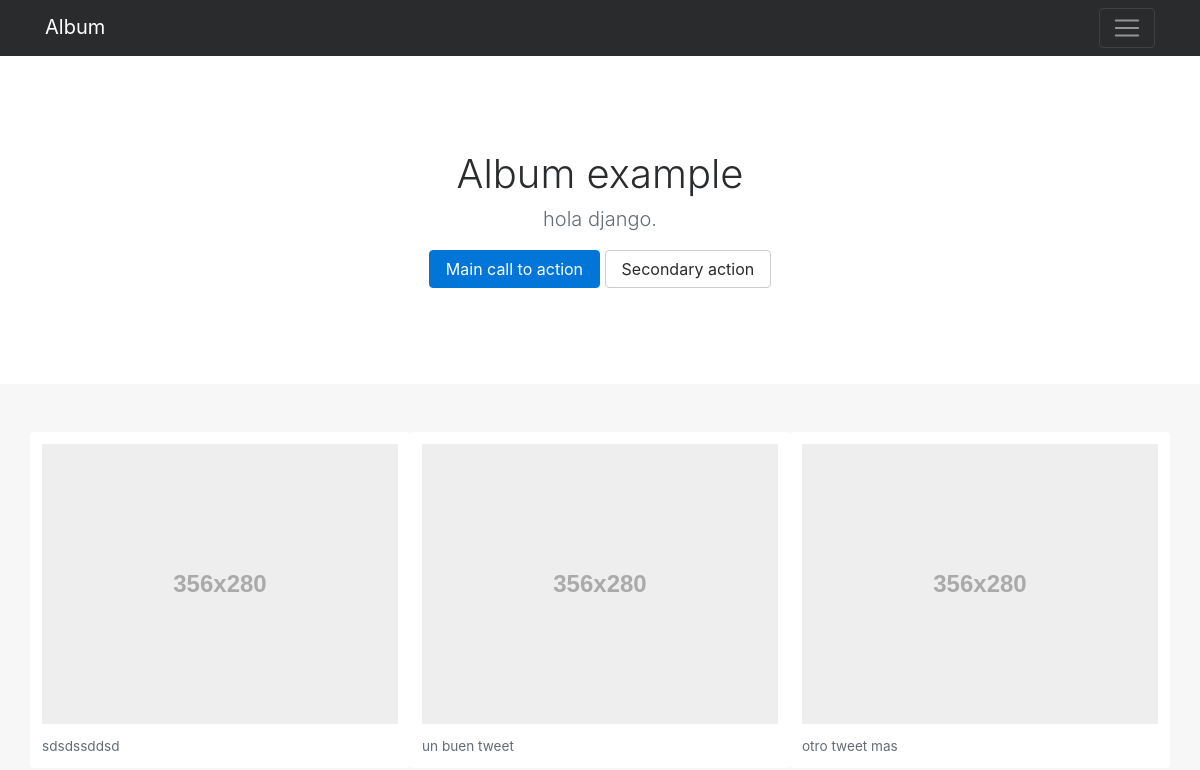
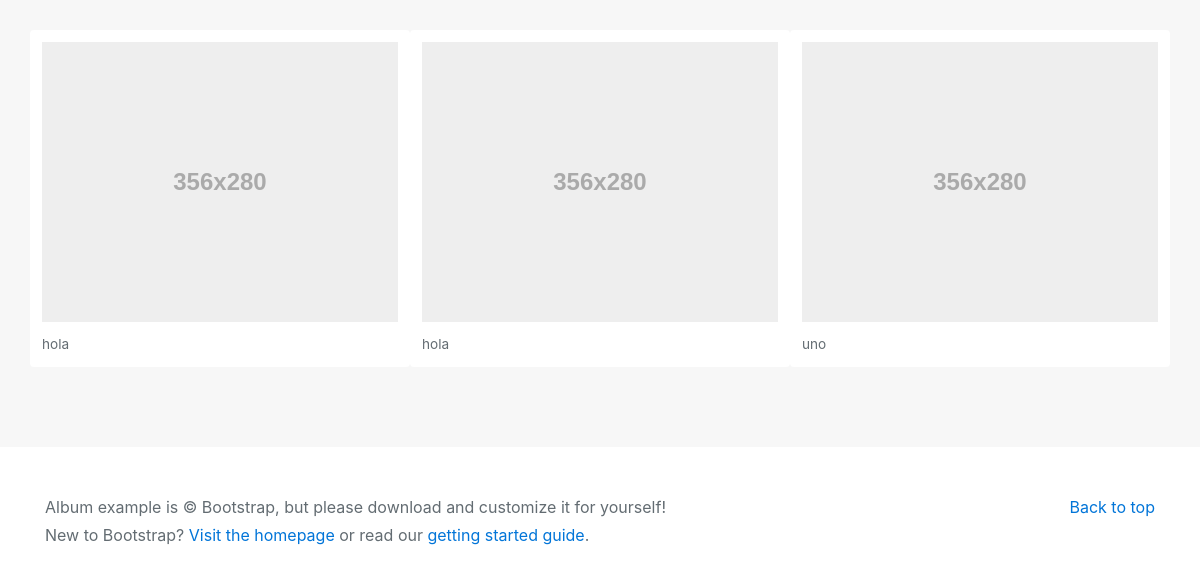
Before: /home/ with the older database file (2 pictures, top to bottom).
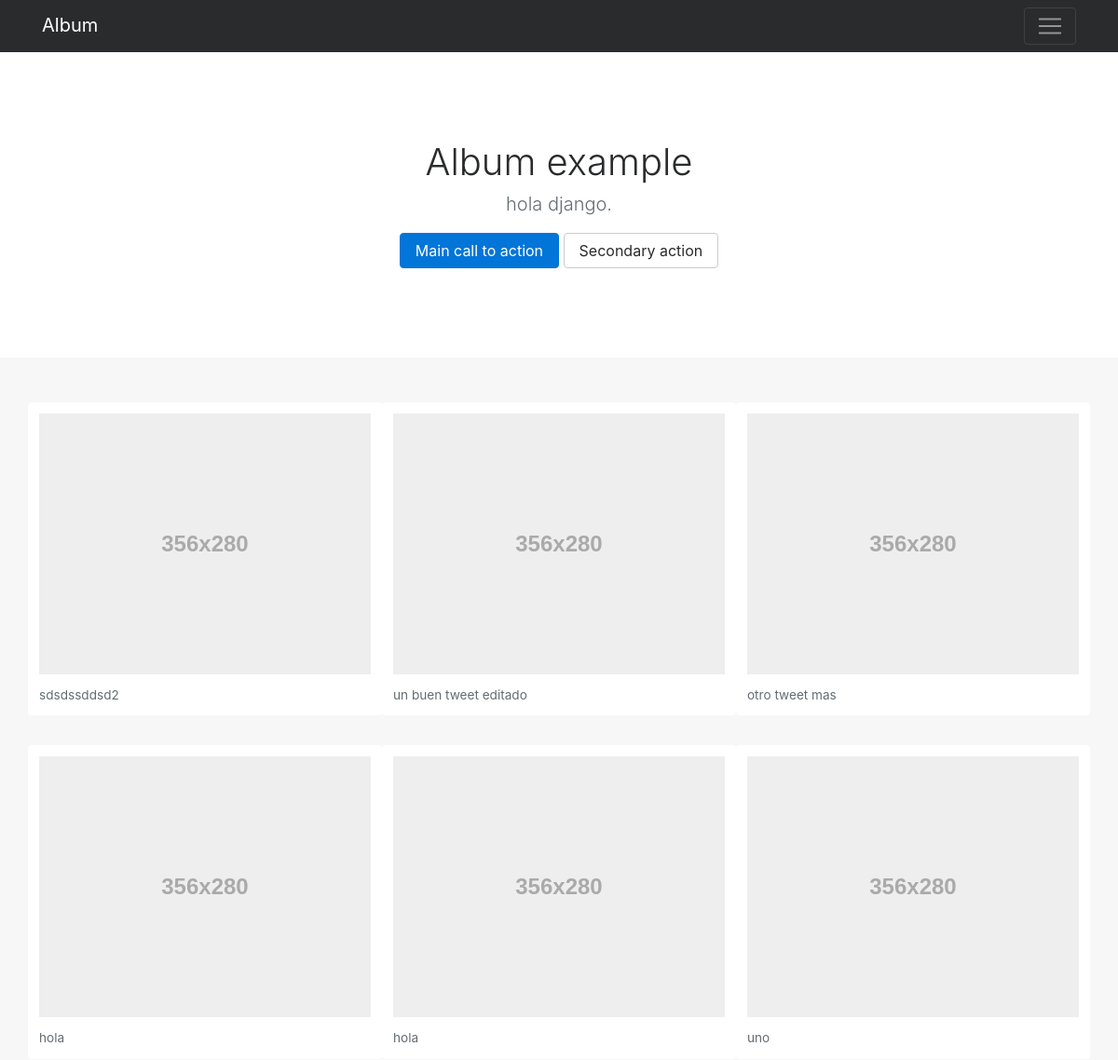
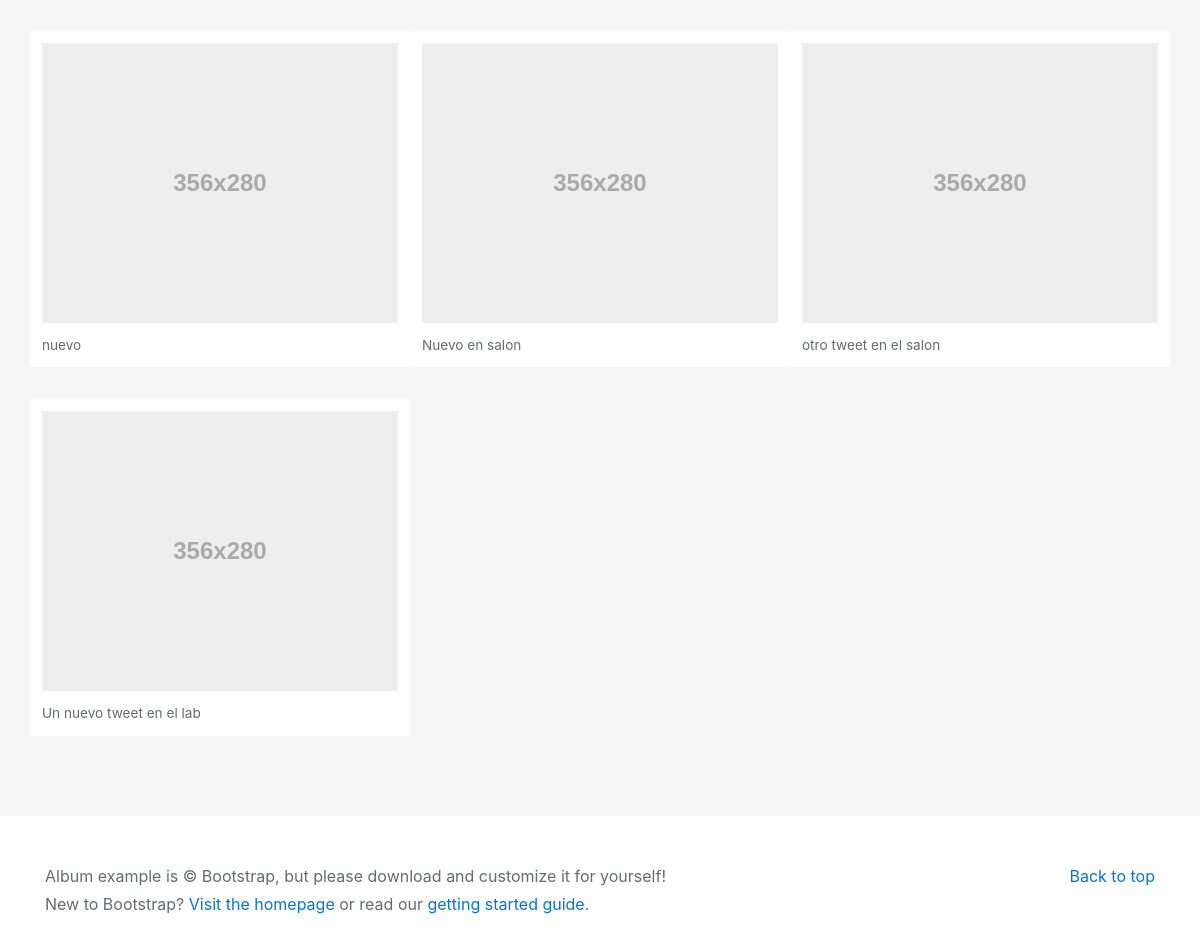
After: the same page with the newer database file (2 pictures, top to bottom).
### mi_aplicacicion/models.py (models this page shows)
class Tweet(models.Model):
    user    = models.ForeignKey(settings.AUTH_USER_MODEL)
    content = models.CharField(max_length=140)
    created = models.DateTimeField(auto_now = True)
    update  = models.DateTimeField(auto_now_add = True)
    def __str__(self):
		return str(self.content)

### mi_aplicacicion/views.py (the view)
# urls.py: url(r'^home/$', home, name='home'),
def home(request):
    tweets = Tweet.objects.all()
    return render(request, "home.html", context={"msg":"hola django", "tweets":tweets})

### templates/home.html (shortened to what this page needs)
{% load static %}
<!DOCTYPE html>
<html lang="en">
  <head>
    <link href="{% static 'static/bootstrap/css/bootstrap.min.css' %}" rel="stylesheet">
    <link href="{% static 'static/bootstrap/css/album.css' %}" rel="stylesheet">
  </head>
  <body>
    <div class="navbar navbar-inverse bg-inverse">
      <div class="container d-flex justify-content-between">
        <a href="#" class="navbar-brand">Album</a>
        <button class="navbar-toggler" type="button" data-toggle="collapse" data-target="#navbarHeader" aria-controls="navbarHeader" aria-expanded="false" aria-label="Toggle navigation">
          <span class="navbar-toggler-icon"></span>
        </button>
      </div>
    </div>
    <section class="jumbotron text-center">
      <div class="container">
        <h1 class="jumbotron-heading">Album example</h1>
        <p class="lead text-muted">{{msg}}.</p>
        <p>
          <a href="#" class="btn btn-primary">Main call to action</a>
          <a href="#" class="btn btn-secondary">Secondary action</a>
        </p>
      </div>
    </section>
    <div class="album text-muted">
      <div class="container">
        <div class="row">
        {%for tweet in tweets%}
          <div class="card">
            <img data-src="holder.js/100px280/thumb" alt="Card image cap">
            <p class="card-text">{{tweet}}</p>
          </div>
        {%endfor%}
        </div>
      </div>
    </div>
    <footer class="text-muted">
      <div class="container">
        <p class="float-right">
          <a href="#">Back to top</a>
        </p>
        <p>Album example is &copy; Bootstrap, but please download and customize it for yourself!</p>
        <p>New to Bootstrap? <a href="../../">Visit the homepage</a> or read our <a href="../../getting-started/">getting started guide</a>.</p>
      </div>
    </footer>
  </body>
</html>

Changed rows visible on the page:
changed Tweet: content "sdsdssddsd" → "sdsdssddsd2"
changed Tweet: content "un buen tweet" → "un buen tweet editado"
added Tweet: content "nuevo"
added Tweet: content "Nuevo en salon"
added Tweet: content "otro tweet en el salon"
added Tweet: content "Un nuevo tweet en el lab"
